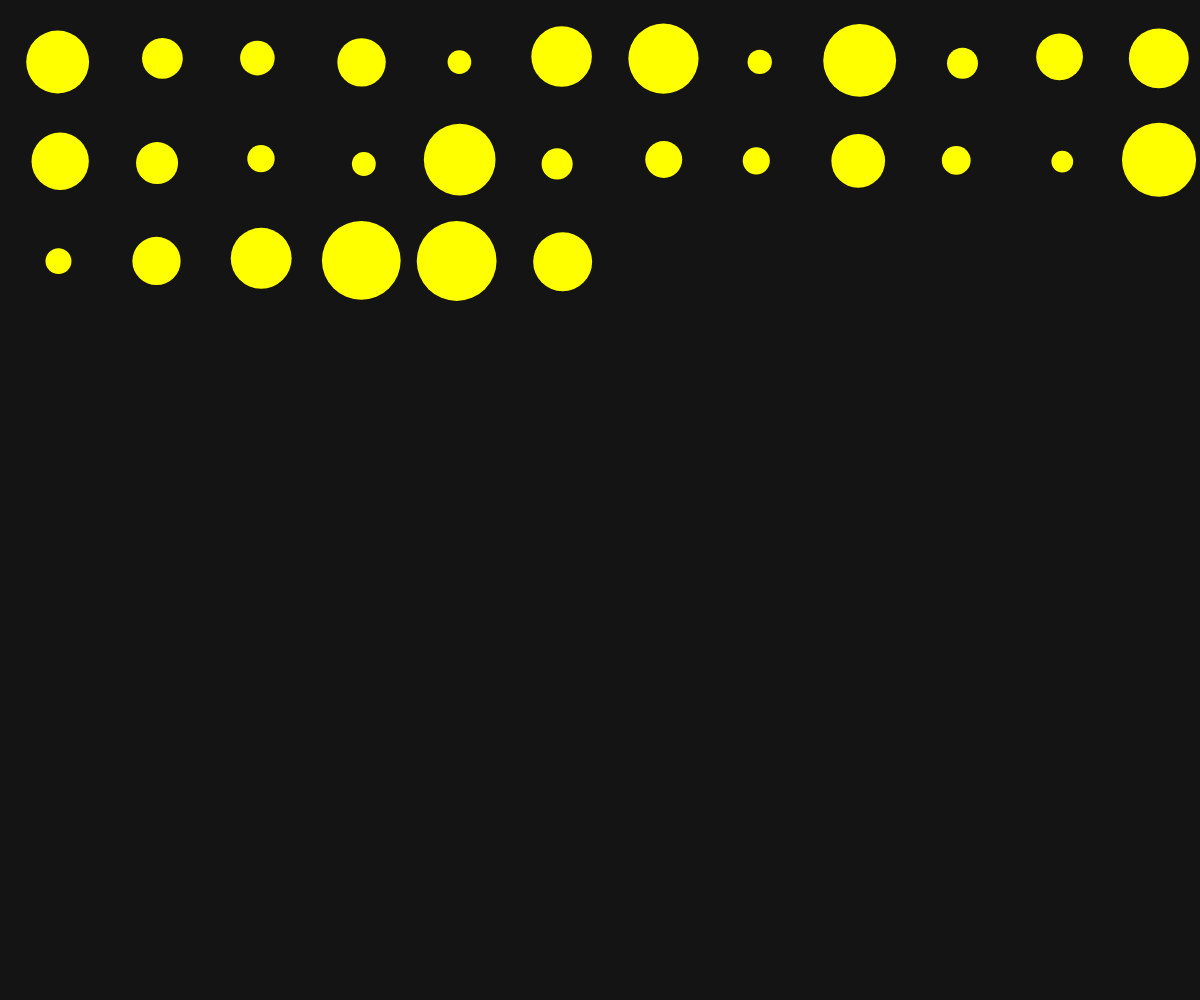
Frame 1 (no input)
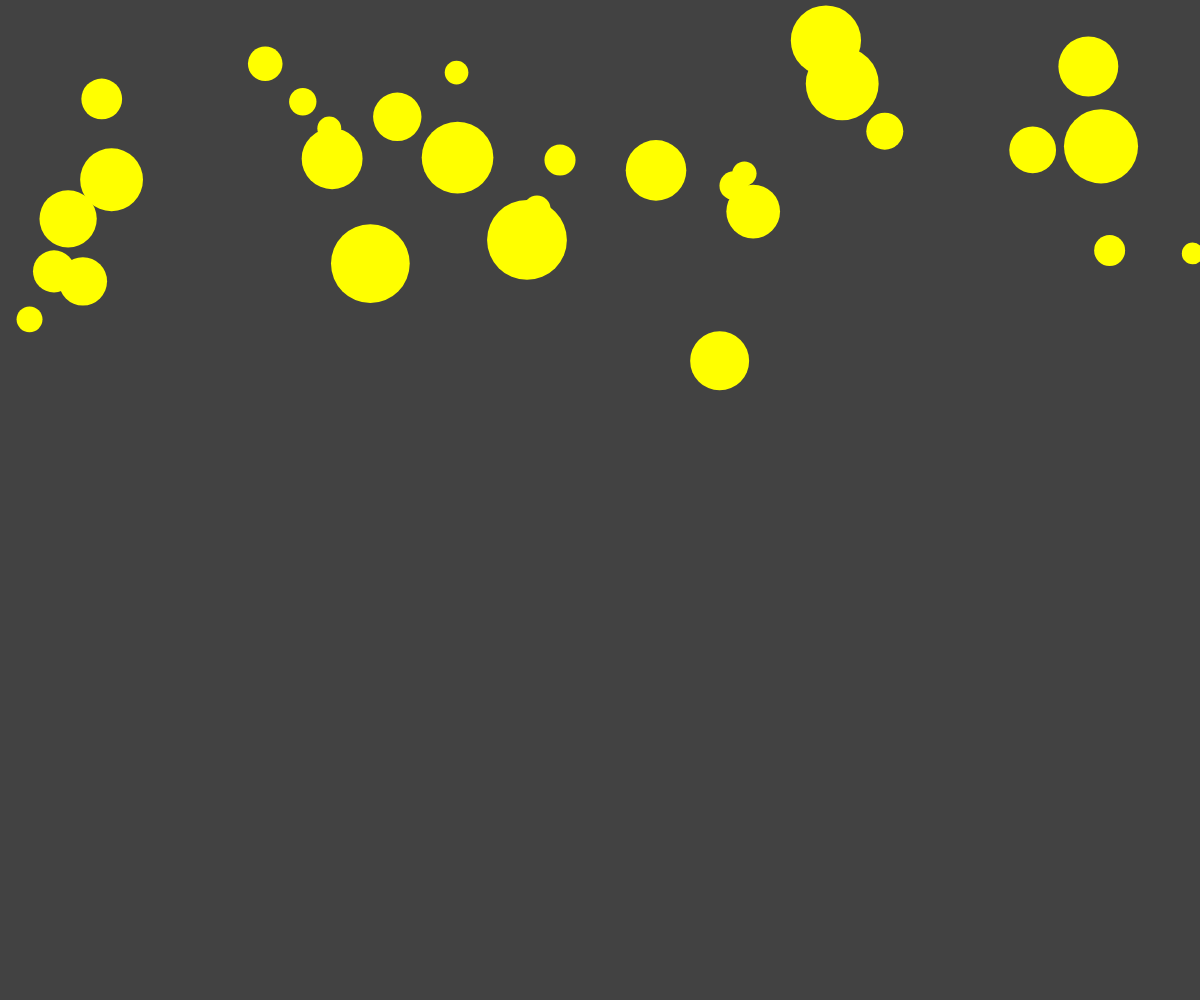
Frame 60 (no input)
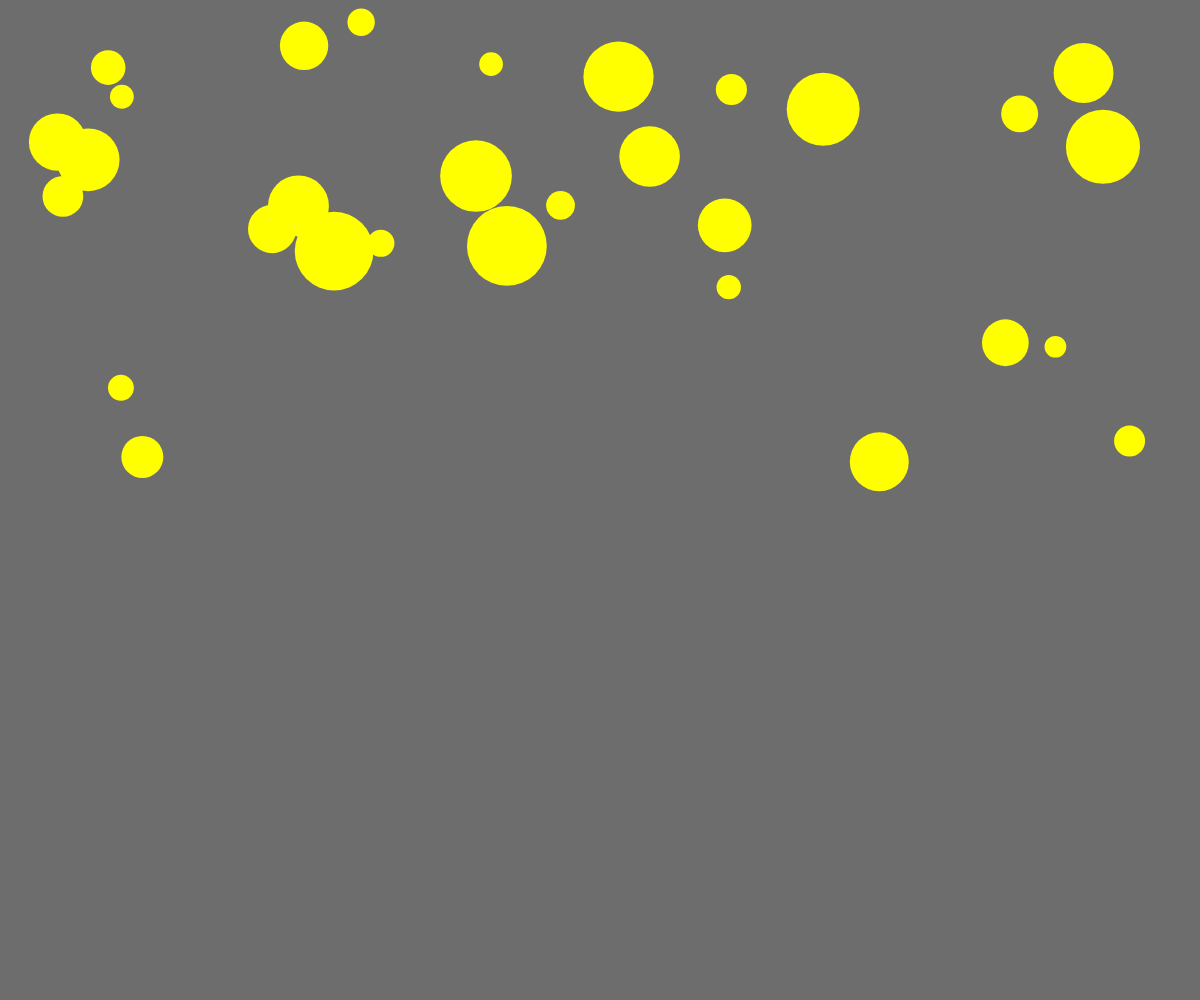
Frame 120 (the mouse pressed at the canvas centre since frame 60)

The p5.js sketch that drew these frames (run headless with seeded random() and noise() and a simulated clock; from frame 60 on, the mouse is pressed at the canvas centre):

// p5.js sketch
// ── sketch.js
let x;
let y;
let size;
const num_of_circles = 30;
let balls = [];

function setup() {
    createCanvas(windowWidth, windowHeight);


    let init_x = 60;
    let init_y = 60;
    for (let i = 0; i < num_of_circles; i++ ) {
      balls.push(new Ball(init_x, init_y));
      init_x += 100;
      if (init_x > width){
        init_x = 60;
        init_y += 100;
      }
      }
    }

function draw () {
  background(random(255));
  for(let i = 0; i < balls.length; i++ ){
    balls[i].ballCheck(balls, i);
    balls[i].move();
    balls[i].edgeCheck();
    balls[i].display();
  }
  }

class Ball {
  constructor( x, y, size) {
    this.shade = ('yellow');
    this.size = random(20, 80);
    this.rad = this.size / 4;
    this.posX = x;
    this.posY = y;
    this.deltaX = random(-4, 4);
    this.deltaY = random(-4, 4);

  }

  display() {
    push();
    noStroke();
    fill(this.shade);
    translate( this.posX, this.posY );
    ellipse( 0, 0, this.size );
    pop();
  }
  move() {
    this.posX += this.deltaX;
    this.posY += this.deltaY;
  }
  edgeCheck() {
    if (this.posX + this.rad >= width || this.posX - this.rad <= 0) {
      this.deltaX *= -1;
    }
    if (this.posY + this.rad >= height || this.posY - this.rad <= 0) {
      this.deltaY *= -1;
    }
  }
  ballCheck( otherBalls, myId ){
    for (let n = 0; n < otherBalls.length; n++) {
      if( n != myId ){
        let d= dist( this.posX, this.posY, otherBalls[n].posX, otherBalls[n].posY)
        let combinedR = this.rad + otherBalls[n].rad;

        if( d <= combinedR ){
          this.deltaX *= -1;
          this.deltaY *= -1;

        }
      }
    }
  }
}
